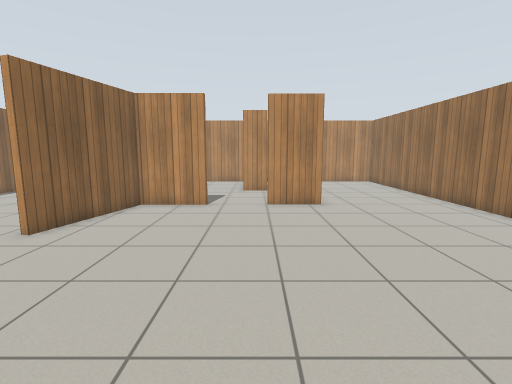
view 1 (above)

20 first-person views from a walk through a robot-simulator world made for Gazebo. The camera is 1.2 m above the floor, tilts 8° down and sees 85° across. The floor is counted in squares, 0.5 m on a side. Each view is taken from the middle of a square. On the plan, view 1 faces up. The plan holds only what a view shows up to about 18 squares ahead; the rest is blank. Gazebo's built-in surfaces are drawn with simple patterns.

view 2
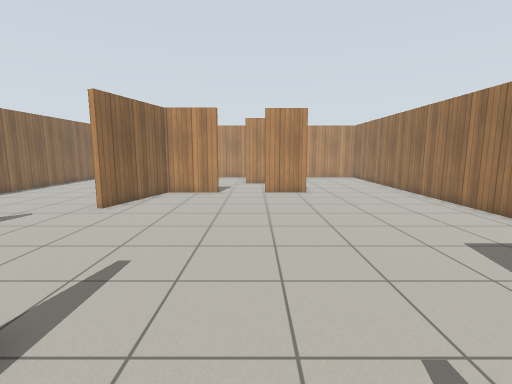

view 3
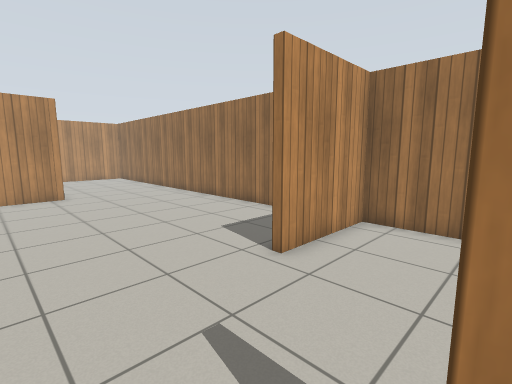

view 4
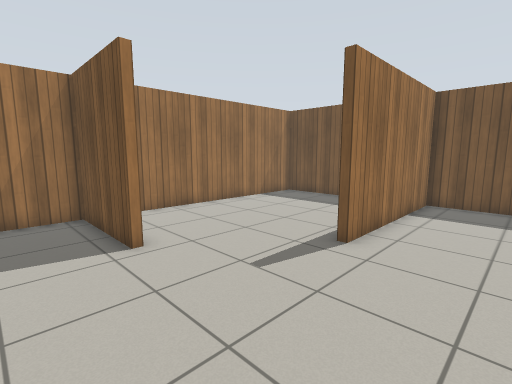

view 5
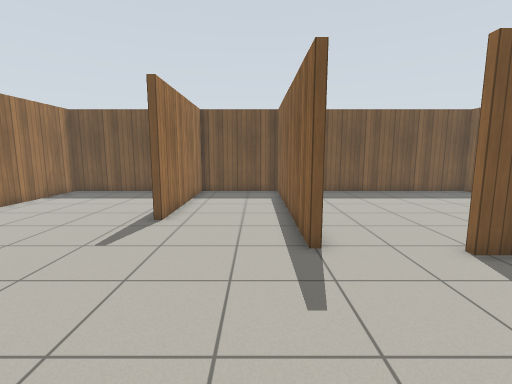

view 6
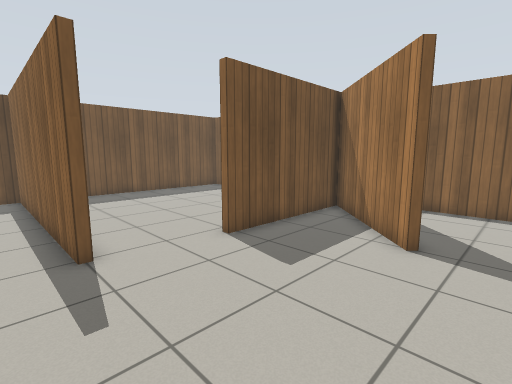

view 7
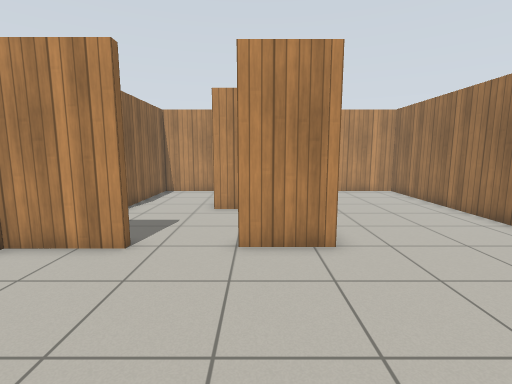

view 8
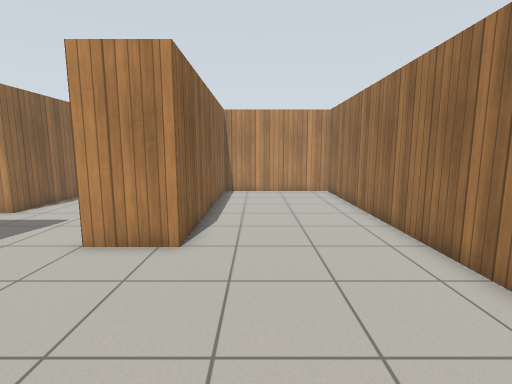

view 9
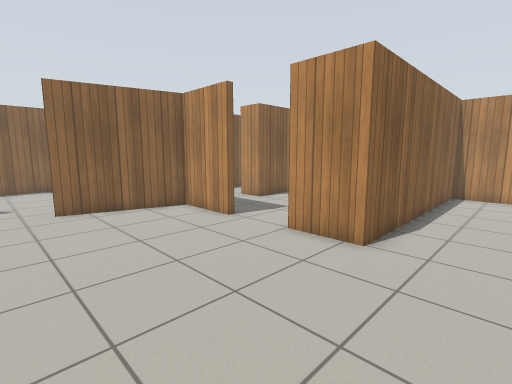

view 10
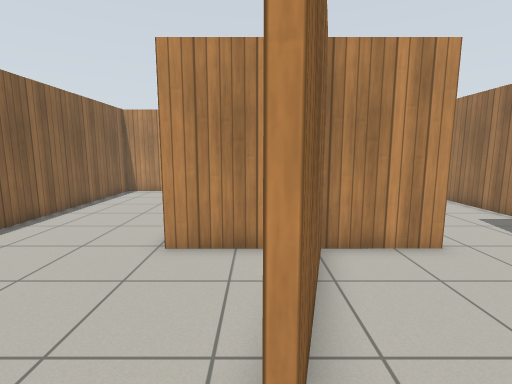

view 11
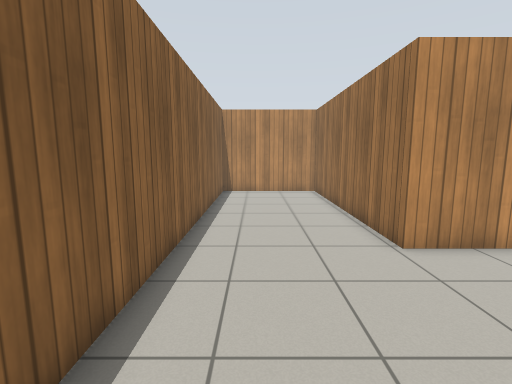

view 12
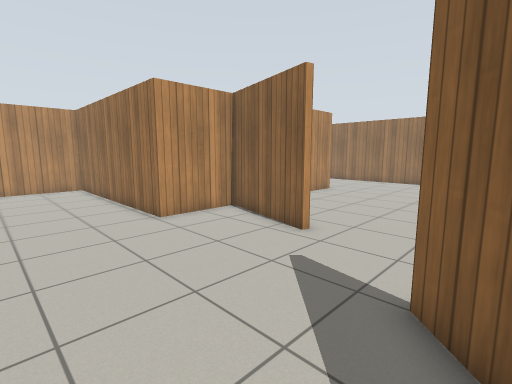

view 13
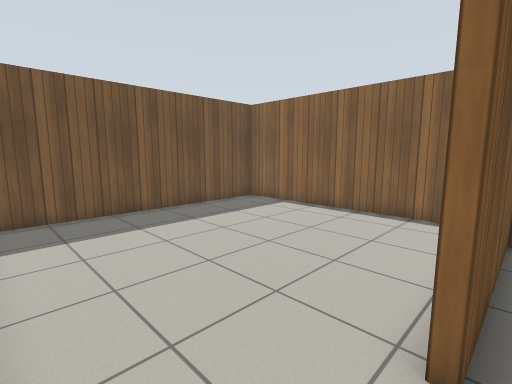

view 14
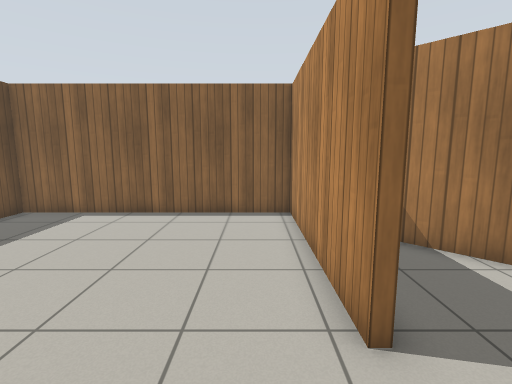

view 15
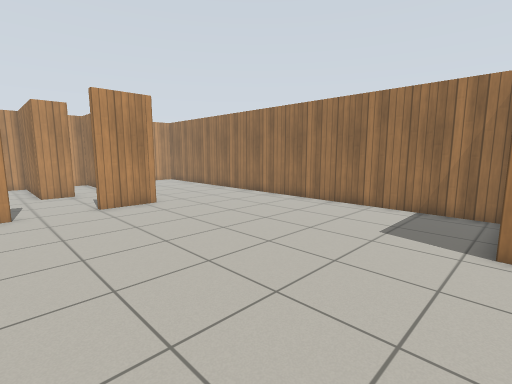

view 16
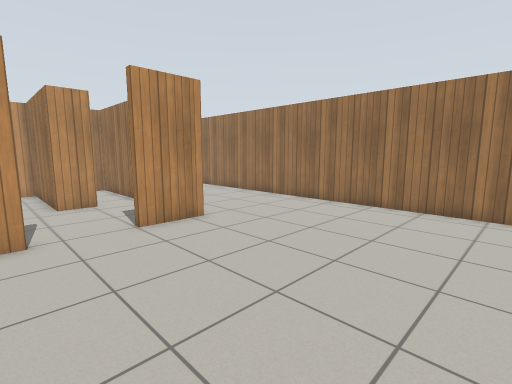

view 17
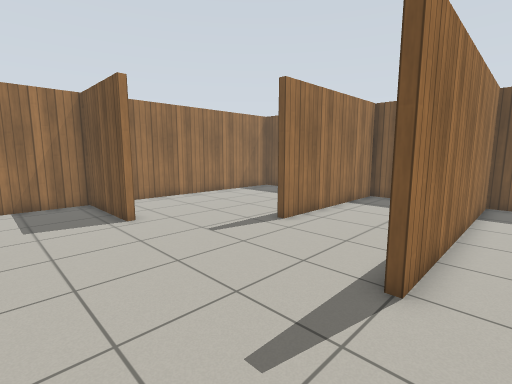

view 18
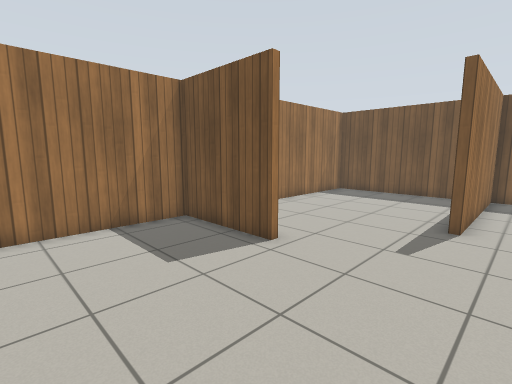

view 19
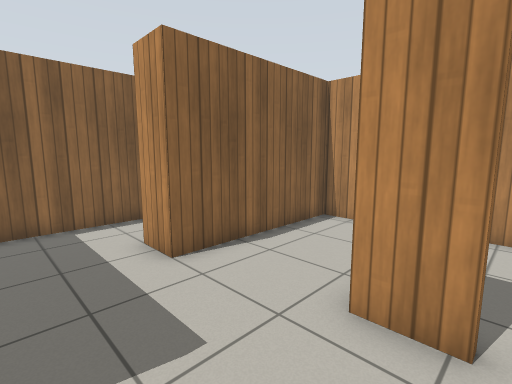

view 20
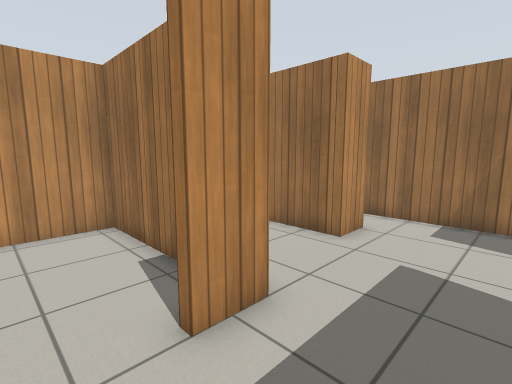

### Floor plan
Points are (right, up) in squares from view 1. A wall is a line through its corners. A room is listed if a view was taken in it or the views show most of it. See-through windows are left out.
Room 1 (views 1, 2, 3, 4, 5, 6, 7, 8, 9, 10, 13, 15, 16, 17, 18)
walls: (5, 0.1) (5, 0.4) (9.4, 0.4) (9.5, 23.5) (3.1, 23.5) (3.1, 12.8) (0.5, 12.8); (-2.2, 12.8) (-5.3, 12.8) (-6.7, 7.9); (-3.7, -0.8) (-3.4, -0.8) (-3.4, -11.4) (1.4, -11.4) (1.4, -3.8) (1.7, -3.8); (-7.1, -0.6) (-8.6, -0.6); (-9.5, 4.1) (-9.3, 3.9) (-12.4, 0.8); (-13.9, -0.3) (-7.1, -0.3)
ways out: opening at (-8.7, 6) to room 2; opening at (-6, -1) to room 3; opening at (-1, 13) to room 4; opening at (3.3, -2) to room 6
Room 2 (views 11, 12)
walls: (-7, 8) (-5.7, 12.8) (-9.3, 12.8) (-9.3, 23.5) (-15.1, 23.5) (-15.1, 2.8); (-10.7, 2.9) (-9.5, 4.1)
ways out: opening at (-8.7, 6) to room 1
Room 3 (view 14)
walls: (-8.6, -0.6) (-15.1, -0.6) (-15.1, -11.4) (-3.7, -11.4) (-3.7, -0.8); (-12.4, 0.8) (-13.6, -0.4)
ways out: opening at (-6, -1) to room 1
Room 4 (view 19)
walls: (0.8, 17.8) (-0.8, 17.8) (-0.8, 23.5) (-4.7, 23.5) (-4.7, 17) (-6.2, 17); (2.8, 14.3) (2.8, 23.5) (2.3, 23.5); (0.8, 23.5) (0.3, 23.5)
ways out: opening at (-1, 13) to room 1; opening at (-5.5, 15) to room 5
Room 5 (view 20)
walls: (-5, 19.4) (-5, 23.5) (-7.7, 23.5); (-9, 18.2) (-9, 14.2); (-6.2, 17) (-6.2, 17.4)
ways out: opening at (-5.5, 15) to room 4
Room 6 (no view inside)
walls: (2.9, -11.4) (9.3, -11.4) (9.4, 0.1) (5, 0.1)
ways out: opening at (3.3, -2) to room 1

Positions as (right, up) in squares from view 1, and headings:
1: (0, 0), facing up
2: (0, -4), facing up
3: (0, -4), facing up-right
4: (-2, 3), facing down-right
5: (-2, 6), facing down
6: (-2, 6), facing down-left
7: (1, 6), facing up
8: (5, 6), facing up
9: (6, 6), facing up-left
10: (-7, 6), facing up
11: (-13, 6), facing up
12: (-14, 3), facing up-right
13: (-4, 0), facing down-left
14: (-4, -2), facing left
15: (-3, 0), facing up-right
16: (-3, 4), facing up-right
17: (-5, 4), facing down-right
18: (0, 6), facing down-right
19: (1, 14), facing up-left
20: (-8, 14), facing up-right
